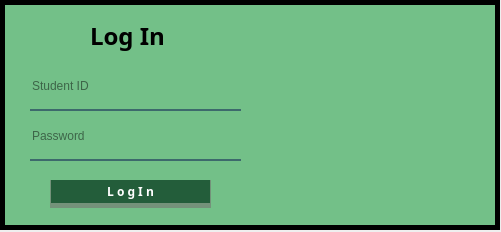
<?xml version="1.0" encoding="UTF-8"?>
<ui version="4.0">
 <class>MainWindow</class>
 <widget class="QMainWindow" name="MainWindow">
  <property name="geometry">
   <rect>
    <x>0</x>
    <y>0</y>
    <width>501</width>
    <height>232</height>
   </rect>
  </property>
  <property name="windowTitle">
   <string>MainWindow</string>
  </property>
  <widget class="QWidget" name="centralwidget">
   <property name="styleSheet">
    <string notr="true">QPushButton#Login_Button{
	
	color: rgb(255, 255, 255);
	background-color: rgb(35, 93, 58);
	border-radius: 15px;
	
	border-left:1px solid rgb(116, 146, 122);
	border-right:1px solid rgb(116, 146, 122);
	border-bottom:5px solid rgb(116, 146, 122);
}
QPushButton#Login_Button:hover{
	background-color:rgb(192,192,192);
	color:rgb(0,0,0);
	border-left:1px solid rgb(128,128,128);
	border-right:1px solid rgb(128,128,128);
	border-bottom:5px solid rgb(128,128,128);
}
QPushButton#Login_Button:pressed{
	background-color:rgb(192,192,192);
	color:rgb(0,0,0);
	border-left:1px solid rgb(128,128,128);
	border-right:1px solid rgb(128,128,128);
	border-top:5px solid rgb(128,128,128);
}</string>
   </property>
   <widget class="QLabel" name="label_2">
    <property name="geometry">
     <rect>
      <x>0</x>
      <y>0</y>
      <width>500</width>
      <height>230</height>
     </rect>
    </property>
    <property name="styleSheet">
     <string notr="true">
background-color: rgb(115, 192, 136);</string>
    </property>
    <property name="frameShape">
     <enum>QFrame::Box</enum>
    </property>
    <property name="lineWidth">
     <number>5</number>
    </property>
    <property name="text">
     <string/>
    </property>
   </widget>
   <widget class="QLabel" name="label_3">
    <property name="geometry">
     <rect>
      <x>290</x>
      <y>20</y>
      <width>191</width>
      <height>191</height>
     </rect>
    </property>
    <property name="styleSheet">
     <string notr="true">border-image: url(:/pic/kisspng-clip-art-water-bottles-portable-network-graphics-o-water-bottle-png-clipart-vector-clipart-psd-pe-5ce4d4e4a08179.5023082315585005806574-removebg-preview.png);</string>
    </property>
    <property name="text">
     <string/>
    </property>
   </widget>
   <widget class="QLabel" name="label_4">
    <property name="geometry">
     <rect>
      <x>90</x>
      <y>20</y>
      <width>90</width>
      <height>31</height>
     </rect>
    </property>
    <property name="font">
     <font>
      <family>Berlin Sans FB Demi</family>
      <pointsize>18</pointsize>
      <weight>75</weight>
      <bold>true</bold>
     </font>
    </property>
    <property name="text">
     <string>Log In</string>
    </property>
   </widget>
   <widget class="QLineEdit" name="student_ID">
    <property name="geometry">
     <rect>
      <x>30</x>
      <y>70</y>
      <width>211</width>
      <height>41</height>
     </rect>
    </property>
    <property name="styleSheet">
     <string notr="true">background-color: rgba(0, 0, 0,0);
border:none;
border-bottom:2px solid rgba(46,82,101,200);
color:rgba(0,0,0,240);
padding-bottom:7px;</string>
    </property>
    <property name="placeholderText">
     <string>Student ID</string>
    </property>
   </widget>
   <widget class="QLineEdit" name="student_Pass">
    <property name="geometry">
     <rect>
      <x>30</x>
      <y>120</y>
      <width>211</width>
      <height>41</height>
     </rect>
    </property>
    <property name="styleSheet">
     <string notr="true">background-color: rgba(0, 0, 0,0);
border:none;
border-bottom:2px solid rgba(46,82,101,200);
color:rgba(0,0,0,240);
padding-bottom:7px;</string>
    </property>
    <property name="echoMode">
     <enum>QLineEdit::Password</enum>
    </property>
    <property name="placeholderText">
     <string>Password</string>
    </property>
   </widget>
   <widget class="QPushButton" name="Login_Button">
    <property name="geometry">
     <rect>
      <x>50</x>
      <y>180</y>
      <width>161</width>
      <height>28</height>
     </rect>
    </property>
    <property name="font">
     <font>
      <family>Berlin Sans FB Demi</family>
      <pointsize>9</pointsize>
      <weight>75</weight>
      <bold>true</bold>
     </font>
    </property>
    <property name="text">
     <string>L o g I n</string>
    </property>
   </widget>
  </widget>
 </widget>
 <resources>
  <include location="Res_01/RES_01.qrc"/>
 </resources>
 <connections/>
</ui>
